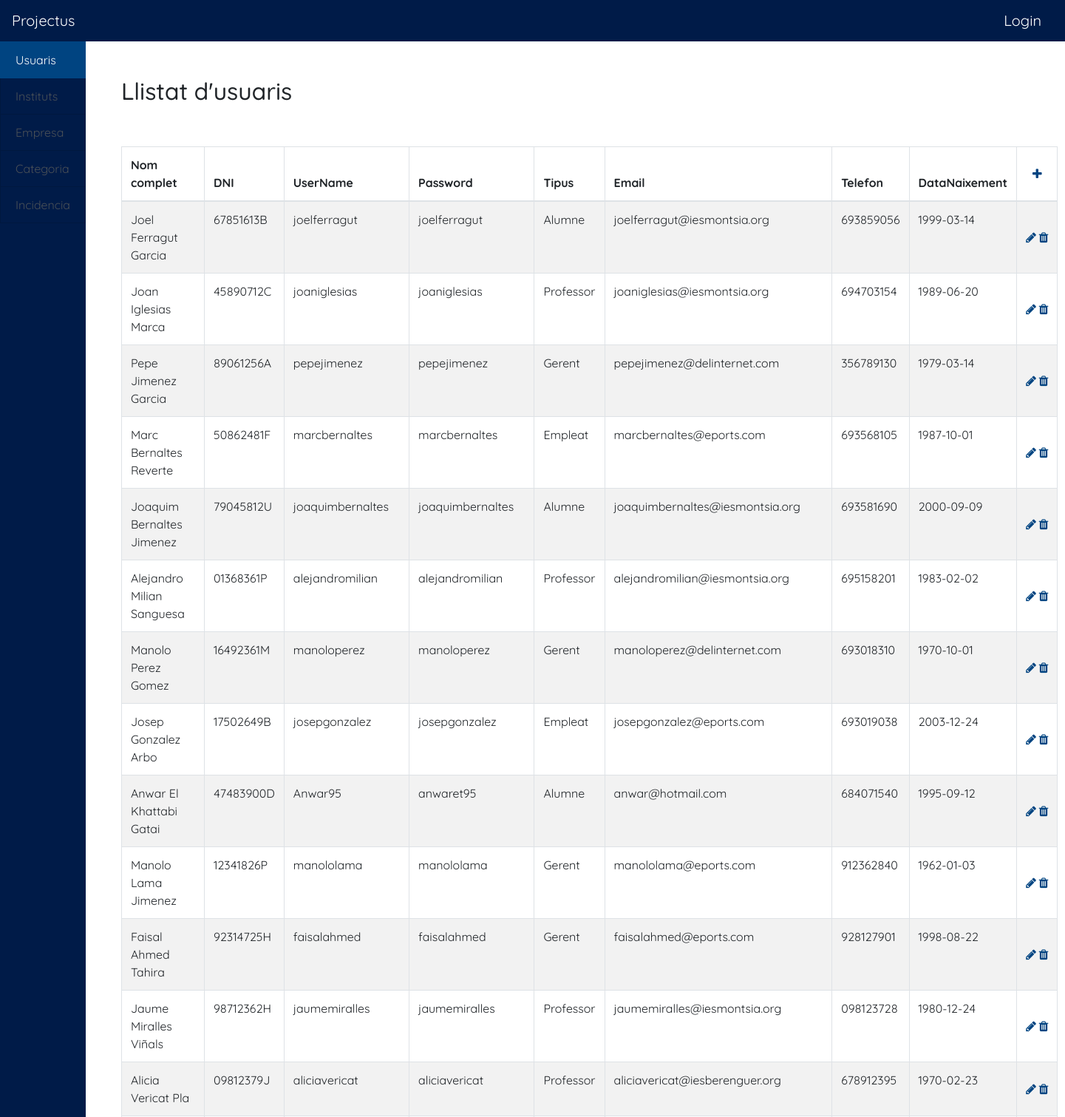
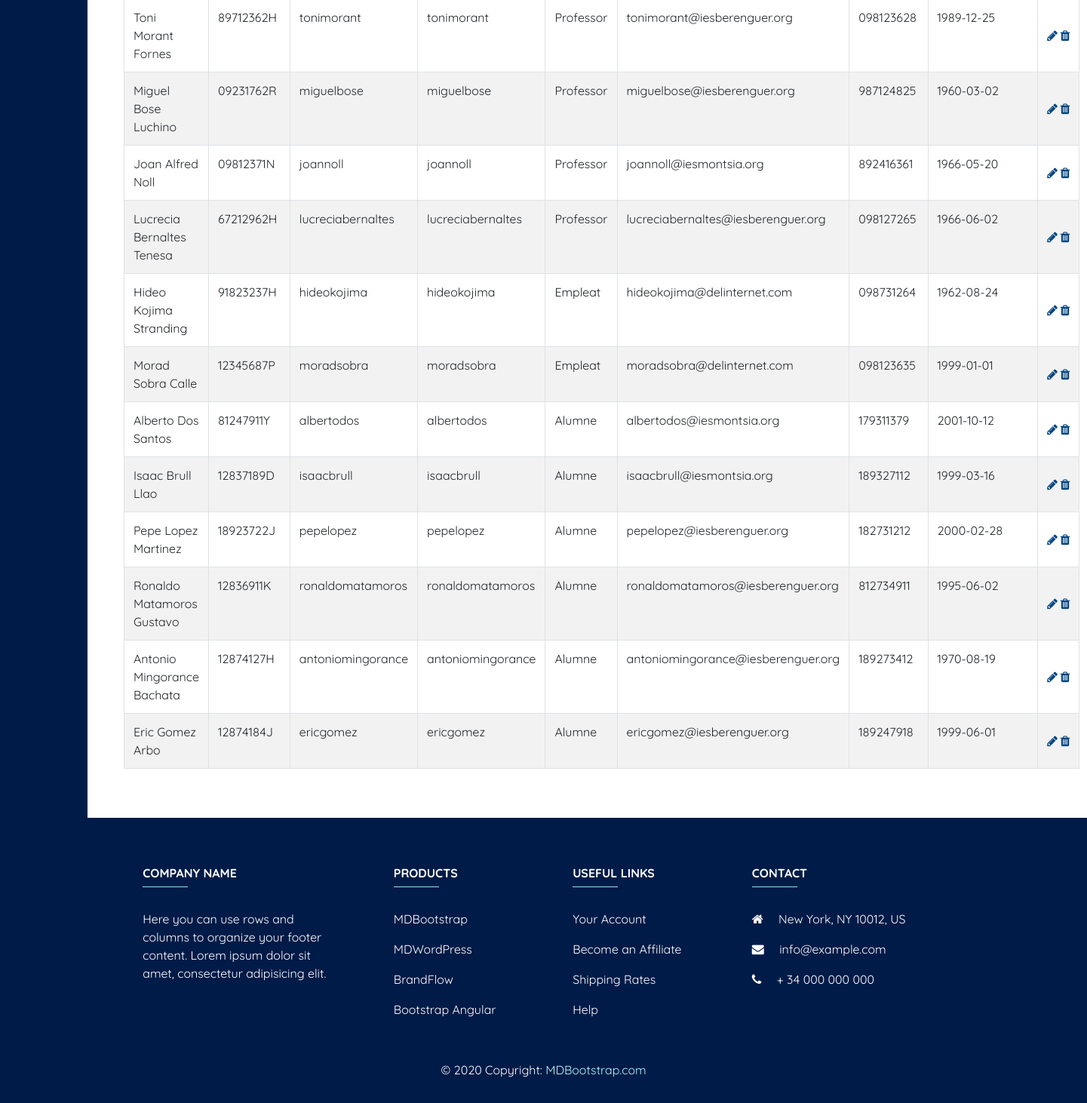
The app's page /Uniproject/gestor.php (signed in) with its own data (2 pictures, top to bottom).
### tables this page shows
CREATE TABLE `Usuari` (
  `idUsuari` int NOT NULL,
  `idRol` int NOT NULL,
  `Nom` varchar(30) NOT NULL,
  `Cognom` varchar(30) NOT NULL,
  `SegonCognom` varchar(30) NOT NULL,
  `DNI` varchar(9) NOT NULL,
  `UserName` varchar(20) NOT NULL,
  `Password` varchar(20) NOT NULL,
  `Tipus` enum('Alumne','Professor','Gerent','Empleat') DEFAULT NULL,
  `Email` varchar(50) NOT NULL,
  `Telefon` varchar(9) NOT NULL,
  `DataNaixement` date DEFAULT NULL,
  `Estat` enum('actiu','inactiu') NOT NULL DEFAULT 'actiu'
);

### Uniproject/php/template.php (called while the page is built, shortened)
<?php
    function view($view) {
        $args = [];
        for($i=1;$i<func_num_args();$i++) {
            $args[] = func_get_arg($i);
        }
        include_once(VIEWS_PATH. $view. '.php');
    }
?>

### Uniproject/php/usuari.php (the view, shortened to what this page needs)
<?php
class Usuari {
    private $DB;
    public function llistar() {
        $query = 'SELECT idUsuari, idRol, Nom, Cognom, SegonCognom, DNI, UserName, Password, Tipus, Email, Telefon, DataNaixement, Estat FROM Usuari;';
        $query = $this->DB->query($query);
        if ($query) {
            echo '<table class="table table-bordered table-striped">
                    <thead>
                        <tr>
                            <th>Nom complet</th>
                            <th>DNI</th>
                            <th>UserName</th>
                            <th>Password</th>
                            <th>Tipus</th>
                            <th>Email</th>
                            <th>Telefon</th>
                            <th>DataNaixement</th>
                            <td class="align-middle text-center"><a href="#!" class="modal-trigger" data-crudaction="1" ><i class="fa fa-plus"></i></a></td>
                        </tr>
                    </thead>
                <tbody>';
            foreach ($query as $row) {
                if($row['Estat'] === 'actiu') {
                    echo '<tr>
                        <td>'. $row['Nom'] .' '. $row['Cognom'] .' '. $row['SegonCognom'] .'</td>
                        <td>'. $row['DNI'] .'</td>
                        <td>'. $row['UserName'] .'</td>
                        <td>'. $row['Password'] .'</td>
                        <td>'. $row['Tipus'] .'</td>
                        <td>'. $row['Email'] .'</td>
                        <td>'. $row['Telefon'] .'</td>
                        <td>'. $row['DataNaixement'] .'</td>
                        <td class="align-middle">
                            <div class="d-flex">
                                <a href="#!" class="modal-trigger pr-1" data-crudaction="2" data-crudtarget="'. $row['idUsuari']. '"><i class="fa fa-pencil"></i></a>
                                <a href="#!" class="modal-trigger" data-crudaction="3" data-crudtarget="'. $row['idUsuari']. '"><i class="fa fa-trash"></i></a>
                            <div>
                        </td>
                </tr>';
                }
            }
            echo '  </tbody>
                </table>';
            }
        }
  function __construct($DB) {
      $this->DB = $DB;
  }
}
 ?>

### Uniproject/gestor.php (shortened to what this page needs)
<!doctype html>
<html lang="en" class="h-100">
  <?php
    require_once('./php/template.php');
    $DB = new Database();
  ?>
  <?php view('header'); ?>
  <body class="d-flex flex-column h-100">
    <?php view('navbar', 1); ?>
    <main class="d-flex flex-row flex-grow-1">
        <?php view('sidebar', 0); ?>
            <div class="d-flex flex-column w-100">
            <div class="container-fluid p-5">
                <h2 class="pb-5">Llistat d'usuaris</h2>
                <?php
                    require_once('./php/usuari.php');
                    $DB = new Database();
                    $USUARI = new Usuari($DB->getDB());
                    $USUARI->llistar();
                ?>
            </div>
        </div>
    </main>
    <?php view('footer', 0, 'bootstrap/bootstrap.bundle.min'); ?>
  </body>
</html>

### Uniproject/views/header.php (shortened to what this page needs)
<head>
  <link href="<?php echo STYLES_PATH; ?>bootstrap/bootstrap.css" rel="stylesheet">
  <link href="<?php echo STYLES_PATH; ?>bootstrap/bootstrap-reboot.css" rel="stylesheet">
  <link href="<?php echo STYLES_PATH; ?>bootstrap/bootstrap-grid.css" rel="stylesheet">
  <link href="<?php echo STYLES_PATH; ?>quicksand/quicksand.min.css" rel="stylesheet">
  <link href="<?php echo STYLES_PATH; ?>fontawesome/font-awesome.min.css" rel="stylesheet">
  <link href="<?php echo STYLES_PATH; ?>custom.css" rel="stylesheet">
</head>

### Uniproject/views/navbar.php (shortened to what this page needs)
<header>
<?php
switch ($args[0] ?? 0):
  case 0:?>
<?php break;
  case 1: ?>
    <nav class="navbar navbar-expand-lg navbar-dark bg-dark">
      <a class="navbar-brand " href="#">Projectus </a>
      <div class="collapse navbar-collapse" id="navbarSupportedContent">
            <a class="navbar-brand" href="./login.php">Login</a>
      </div>
    </nav>
<?php break;
    case 2: ?>
<?php break;
  endswitch; ?>
</header>

### Uniproject/views/sidebar.php
<?php
switch ($args[0] ?? 0):
  case 0:?>
  <div class="bg-dark">
    <div class="list-group">
      <a href="<?php echo ROOT_REL_PATH; ?>gestor.php" class="list-group-item list-group-item-action <?php echo(CURRENT_FILENAME === 'gestor' ? 'active' : ''); ?>">Usuaris</a>
      <a href="<?php echo ROOT_REL_PATH; ?>institut.php" class="list-group-item list-group-item-action <?php echo(CURRENT_FILENAME === 'institut'  ? 'active' : ''); ?>">Instituts</a>
      <a href="<?php echo ROOT_REL_PATH; ?>empresa.php" class="list-group-item list-group-item-action <?php echo(CURRENT_FILENAME === 'empresa'  ? 'active' : ''); ?>">Empresa</a>
      <a href="<?php echo ROOT_REL_PATH; ?>categoria.php" class="list-group-item list-group-item-action <?php echo(CURRENT_FILENAME === 'categoria'  ? 'active' : ''); ?>">Categoria</a>
      <a href="<?php echo ROOT_REL_PATH; ?>incidencia.php" class="list-group-item list-group-item-action <?php echo(CURRENT_FILENAME === 'incidencia'  ? 'active' : ''); ?>">Incidencia</a>
    </div>
  </div>
<?php break;
  case 1: ?>
<?php break;
  endswitch; ?>

### Uniproject/views/footer.php (shortened to what this page needs)
<footer class="page-footer mt-auto py-3 bg-dark">
<?php switch ($args[0] ?? 0):
  case 0:?>
    <div class="container text-white text-center text-md-left mt-5">
      <div class="row mt-3">
        <div class="col-md-3 col-lg-4 col-xl-3 mx-auto mb-4">
          <h6 class="text-uppercase font-weight-bold">Company name</h6>
          <hr class="bg-light accent-2 mb-4 mt-0 d-inline-block mx-auto" style="width: 60px;">
          <p>Here you can use rows and columns to organize your footer content. Lorem ipsum dolor sit amet,
            consectetur
            adipisicing elit.</p>
        </div>
        <div class="col-md-2 col-lg-2 col-xl-2 mx-auto mb-4">
          <h6 class="text-uppercase  font-weight-bold">Products</h6>
          <hr class="bg-light accent-2  mb-4 mt-0 d-inline-block mx-auto" style="width: 60px;">
          <p><a class="text-white" href="#!">MDBootstrap</a></p>
          <p><a class="text-white" href="#!">MDWordPress</a></p>
          <p><a class="text-white" href="#!">BrandFlow</a></p>
          <p><a class="text-white" href="#!">Bootstrap Angular</a></p>
        </div>
        <div class="col-md-3 col-lg-2 col-xl-2 mx-auto mb-4">
          <h6 class="text-uppercase font-weight-bold">Useful links</h6>
          <hr class="bg-light accent-2 mb-4 mt-0 d-inline-block mx-auto" style="width: 60px;">
          <p><a class="text-white" href="#!">Your Account</a></p>
          <p><a class="text-white" href="#!">Become an Affiliate</a></p>
          <p><a class="text-white" href="#!">Shipping Rates</a></p>
          <p><a class="text-white" href="#!">Help</a></p>
        </div>
        <div class="col-md-4 col-lg-3 col-xl-3 mx-auto mb-md-0 mb-4">
          <h6 class="text-uppercase font-weight-bold">Contact</h6>
          <hr class="bg-light accent-2 mb-4 mt-0 d-inline-block mx-auto" style="width: 60px;">
          <p><i class="fa fa-home mr-3"></i> New York, NY 10012, US</p>
          <p><i class="fa fa-envelope mr-3"></i> info@example.com</p>
          <p><i class="fa fa-phone mr-3"></i> + 34 000 000 000</p>
        </div>
      </div>
    </div>
    <div class="text-white footer-copyright text-center py-3">© 2020 Copyright:
      <a class="text-light" href="https://mdbootstrap.com/"> MDBootstrap.com</a>
    </div>
<?php break;
  case 1: ?>
<?php break;
  endswitch; ?>
</footer>

### records on screen
usuari: Nom "Joel", Cognom "Ferragut", SegonCognom "Garcia", DNI "67851613B", UserName "joelferragut", Password "joelferragut", Tipus "Alumne", Email "joelferragut@iesmontsia.org", Telefon "693859056", DataNaixement "1999-03-14"
usuari: Nom "Joan", Cognom "Iglesias", SegonCognom "Marca", DNI "45890712C", UserName "joaniglesias", Password "joaniglesias", Tipus "Professor", Email "joaniglesias@iesmontsia.org", Telefon "694703154", DataNaixement "1989-06-20"
usuari: Nom "Pepe", Cognom "Jimenez", SegonCognom "Garcia", DNI "89061256A", UserName "pepejimenez", Password "pepejimenez", Tipus "Gerent", Email "pepejimenez@delinternet.com", Telefon "356789130", DataNaixement "1979-03-14"
usuari: Nom "Marc", Cognom "Bernaltes", SegonCognom "Reverte", DNI "50862481F", UserName "marcbernaltes", Password "marcbernaltes", Tipus "Empleat", Email "marcbernaltes@eports.com", Telefon "693568105", DataNaixement "1987-10-01"
usuari: Nom "Joaquim", Cognom "Bernaltes", SegonCognom "Jimenez", DNI "79045812U", UserName "joaquimbernaltes", Password "joaquimbernaltes", Tipus "Alumne", Email "joaquimbernaltes@iesmontsia.org", Telefon "693581690", DataNaixement "2000-09-09"
usuari: Nom "Alejandro", Cognom "Milian", SegonCognom "Sanguesa", DNI "01368361P", UserName "alejandromilian", Password "alejandromilian", Tipus "Professor", Email "alejandromilian@iesmontsia.org", Telefon "695158201", DataNaixement "1983-02-02"
usuari: Nom "Manolo", Cognom "Perez", SegonCognom "Gomez", DNI "16492361M", UserName "manoloperez", Password "manoloperez", Tipus "Gerent", Email "manoloperez@delinternet.com", Telefon "693018310", DataNaixement "1970-10-01"
usuari: Nom "Josep", Cognom "Gonzalez", SegonCognom "Arbo", DNI "17502649B", UserName "josepgonzalez", Password "josepgonzalez", Tipus "Empleat", Email "josepgonzalez@eports.com", Telefon "693019038", DataNaixement "2003-12-24"
usuari: Nom "Anwar", Cognom "El Khattabi", SegonCognom "Gatai", DNI "47483900D", UserName "Anwar95", Password "anwaret95", Tipus "Alumne", Email "anwar@hotmail.com", Telefon "684071540", DataNaixement "1995-09-12"
usuari: Nom "Manolo", Cognom "Lama", SegonCognom "Jimenez", DNI "12341826P", UserName "manololama", Password "manololama", Tipus "Gerent", Email "manololama@eports.com", Telefon "912362840", DataNaixement "1962-01-03"
usuari: Nom "Faisal", Cognom "Ahmed", SegonCognom "Tahira", DNI "92314725H", UserName "faisalahmed", Password "faisalahmed", Tipus "Gerent", Email "faisalahmed@eports.com", Telefon "928127901", DataNaixement "1998-08-22"
usuari: Nom "Jaume", Cognom "Miralles", SegonCognom "Viñals", DNI "98712362H", UserName "jaumemiralles", Password "jaumemiralles", Tipus "Professor", Email "jaumemiralles@iesmontsia.org", Telefon "098123728", DataNaixement "1980-12-24"
usuari: Nom "Alicia", Cognom "Vericat", SegonCognom "Pla", DNI "09812379J", UserName "aliciavericat", Password "aliciavericat", Tipus "Professor", Email "aliciavericat@iesberenguer.org", Telefon "678912395", DataNaixement "1970-02-23"
usuari: Nom "Toni", Cognom "Morant", SegonCognom "Fornes", DNI "89712362H", UserName "tonimorant", Password "tonimorant", Tipus "Professor", Email "tonimorant@iesberenguer.org", Telefon "098123628", DataNaixement "1989-12-25"
usuari: Nom "Miguel", Cognom "Bose", SegonCognom "Luchino", DNI "09231762R", UserName "miguelbose", Password "miguelbose", Tipus "Professor", Email "miguelbose@iesberenguer.org", Telefon "987124825", DataNaixement "1960-03-02"
usuari: Nom "Joan", Cognom "Alfred", SegonCognom "Noll", DNI "09812371N", UserName "joannoll", Password "joannoll", Tipus "Professor", Email "joannoll@iesmontsia.org", Telefon "892416361", DataNaixement "1966-05-20"
usuari: Nom "Lucrecia", Cognom "Bernaltes", SegonCognom "Tenesa", DNI "67212962H", UserName "lucreciabernaltes", Password "lucreciabernaltes", Tipus "Professor", Email "lucreciabernaltes@iesberenguer.org", Telefon "098127265", DataNaixement "1966-06-02"
usuari: Nom "Hideo", Cognom "Kojima", SegonCognom "Stranding", DNI "91823237H", UserName "hideokojima", Password "hideokojima", Tipus "Empleat", Email "hideokojima@delinternet.com", Telefon "098731264", DataNaixement "1962-08-24"
usuari: Nom "Morad", Cognom "Sobra", SegonCognom "Calle", DNI "12345687P", UserName "moradsobra", Password "moradsobra", Tipus "Empleat", Email "moradsobra@delinternet.com", Telefon "098123635", DataNaixement "1999-01-01"
usuari: Nom "Alberto", Cognom "Dos", SegonCognom "Santos", DNI "81247911Y", UserName "albertodos", Password "albertodos", Tipus "Alumne", Email "albertodos@iesmontsia.org", Telefon "179311379", DataNaixement "2001-10-12"
usuari: Nom "Isaac", Cognom "Brull", SegonCognom "Llao", DNI "12837189D", UserName "isaacbrull", Password "isaacbrull", Tipus "Alumne", Email "isaacbrull@iesmontsia.org", Telefon "189327112", DataNaixement "1999-03-16"
usuari: Nom "Pepe", Cognom "Lopez", SegonCognom "Martinez", DNI "18923722J", UserName "pepelopez", Password "pepelopez", Tipus "Alumne", Email "pepelopez@iesberenguer.org", Telefon "182731212", DataNaixement "2000-02-28"
usuari: Nom "Ronaldo", Cognom "Matamoros", SegonCognom "Gustavo", DNI "12836911K", UserName "ronaldomatamoros", Password "ronaldomatamoros", Tipus "Alumne", Email "ronaldomatamoros@iesberenguer.org", Telefon "812734911", DataNaixement "1995-06-02"
usuari: Nom "Antonio", Cognom "Mingorance", SegonCognom "Bachata", DNI "12874127H", UserName "antoniomingorance", Password "antoniomingorance", Tipus "Alumne", Email "antoniomingorance@iesberenguer.org", Telefon "189273412", DataNaixement "1970-08-19"
usuari: Nom "Eric", Cognom "Gomez", SegonCognom "Arbo", DNI "12874184J", UserName "ericgomez", Password "ericgomez", Tipus "Alumne", Email "ericgomez@iesberenguer.org", Telefon "189247918", DataNaixement "1999-06-01"
